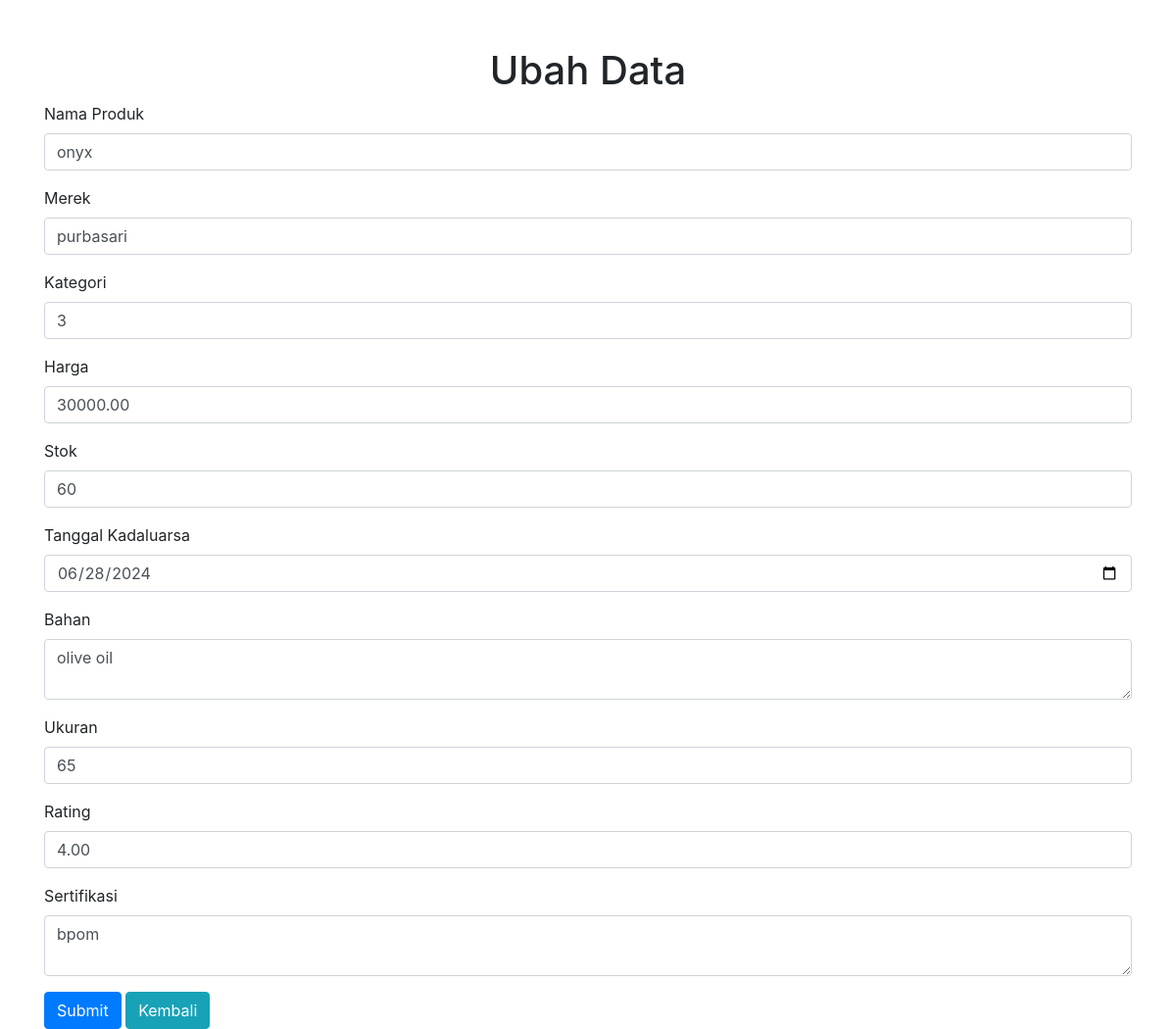
The page /update.php?id=25 on the database its author committed.
### tables this page shows
CREATE TABLE `produk` (
  `ID_Produk` int(11) NOT NULL,
  `Nama_Produk` varchar(100) NOT NULL,
  `Merek` varchar(50) NOT NULL,
  `Kategori` varchar(50) NOT NULL,
  `Harga` decimal(10,2) NOT NULL,
  `Stok` int(11) NOT NULL,
  `Tanggal_Kadaluarsa` date DEFAULT NULL,
  `Bahan` text,
  `Ukuran` varchar(50) DEFAULT NULL,
  `Rating` decimal(3,2) DEFAULT NULL,
  `Sertifikasi` text,
  `created_at` datetime DEFAULT NULL,
  `deleted_at` datetime DEFAULT NULL,
  `updated_at` datetime DEFAULT NULL
);

### config_db.php (called while the page is built, shortened)
<?php
class ConfigDB
{
    private $host = 'localhost';
    private $db_name = 'database_makeup';
    private $username = 'root';
    private $password = '';
    private $conn;
    public function connect()
    {
        $this->conn = new mysqli($this->host, $this->username, $this->password, $this->db_name);
        return $this->conn;
    }
    public function select($table, $where = [])
    {
        $query = "SELECT * FROM $table WHERE deleted_at IS NULL";
        foreach ($where as $key => $value) {
            $query .= " $key '$value'";
        }
        $result = $this->conn->query($query);
        $data = [];
        if ($result && $result->num_rows > 0) {
            while ($row = $result->fetch_assoc()) {
                $data[] = $row;
            }
        }
        return $data;
    }
}

### update.php (the view, shortened to what this page needs)
<!doctype html>
<html lang="en">
<head>
    <link rel="stylesheet" href="https://stackpath.bootstrapcdn.com/bootstrap/4.5.2/css/bootstrap.min.css">
</head>
<body>
    <?php
        require_once 'config_db.php';
        $db = new ConfigDB();
        $id = isset($_GET['id']) ? intval($_GET['id']) : null;
        $result = $db->select("produk", ['AND ID_Produk=' => $id]);
        $product = $result[0];
    ?>
    <div class="container">
        <h1 class="text-center mt-5">Ubah Data</h1>
        <form action="" method="post">
            <div class="form-group">
                <label for="namaProdukInput">Nama Produk</label>
                <input type="text" class="form-control" id="namaProdukInput" name="nama_produk" placeholder="Enter Product Name" required value="<?php echo htmlspecialchars($product['Nama_Produk']); ?>">
            </div>
            <div class="form-group">
                <label for="merekInput">Merek</label>
                <input type="text" class="form-control" id="merekInput" name="merek" placeholder="Enter Brand" required value="<?php echo htmlspecialchars($product['Merek']); ?>">
            </div>
            <div class="form-group">
                <label for="kategoriInput">Kategori</label>
                <input type="text" class="form-control" id="kategoriInput" name="kategori" placeholder="Enter Category" required value="<?php echo htmlspecialchars($product['Kategori']); ?>">
            </div>
            <div class="form-group">
                <label for="hargaInput">Harga</label>
                <input type="number" class="form-control" id="hargaInput" name="harga" placeholder="Enter Price" required value="<?php echo htmlspecialchars($product['Harga']); ?>">
            </div>
            <div class="form-group">
                <label for="stokInput">Stok</label>
                <input type="number" class="form-control" id="stokInput" name="stok" placeholder="Enter Stock" required value="<?php echo htmlspecialchars($product['Stok']); ?>">
            </div>
            <div class="form-group">
                <label for="tanggalKadaluarsaInput">Tanggal Kadaluarsa</label>
                <input type="date" class="form-control" id="tanggalKadaluarsaInput" name="tanggal_kadaluarsa" value="<?php echo htmlspecialchars($product['Tanggal_Kadaluarsa']); ?>">
            </div>
            <div class="form-group">
                <label for="bahanInput">Bahan</label>
                <textarea class="form-control" id="bahanInput" name="bahan" placeholder="Enter Ingredients"><?php echo htmlspecialchars($product['Bahan']); ?></textarea>
            </div>
            <div class="form-group">
                <label for="ukuranInput">Ukuran</label>
                <input type="text" class="form-control" id="ukuranInput" name="ukuran" placeholder="Enter Size" value="<?php echo htmlspecialchars($product['Ukuran']); ?>">
            </div>
            <div class="form-group">
                <label for="ratingInput">Rating</label>
                <input type="number" class="form-control" id="ratingInput" name="rating" step="0.1" min="0" max="5" placeholder="Enter Rating" value="<?php echo htmlspecialchars($product['Rating']); ?>">
            </div>
            <div class="form-group">
                <label for="sertifikasiInput">Sertifikasi</label>
                <textarea class="form-control" id="sertifikasiInput" name="sertifikasi" placeholder="Enter Certifications"><?php echo htmlspecialchars($product['Sertifikasi']); ?></textarea>
            </div>
            <button type="submit" class="btn btn-primary">Submit</button>
            <a href="index.php" class="btn btn-info">Kembali</a>
        </form>
    </div>
</body>
</html>

### rows shown on the page
produk: nama_produk "onyx", merek "purbasari", kategori "3", harga "30000.00", stok "60", tanggal_kadaluarsa "06/28/2024", bahan "olive oil", ukuran "65", rating "4.00", sertifikasi "bpom"
